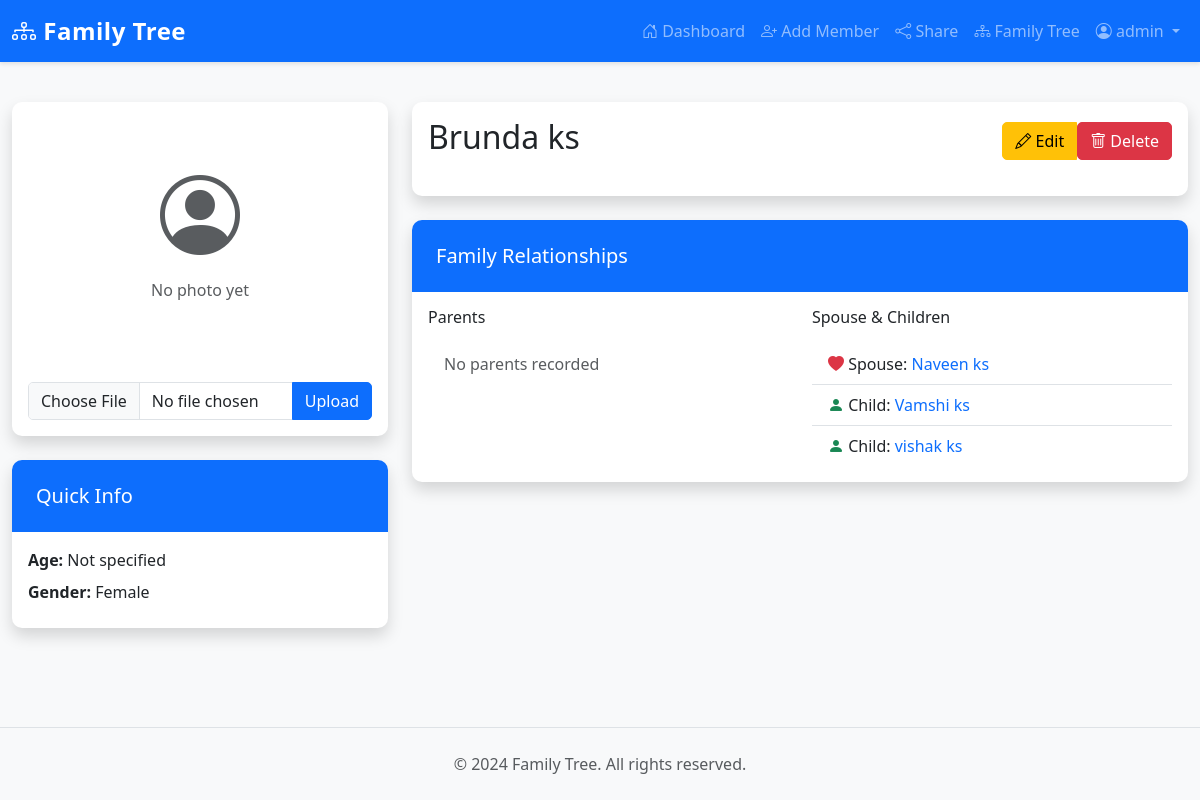
The page /family/6 (signed in) on the database its author committed.
### models/user.py (models this page shows, shortened)
class User(UserMixin, db.Model):
    __tablename__ = 'users'
    id = db.Column(db.Integer, primary_key=True)
    username = db.Column(db.String(80), unique=True, nullable=False, index=True)
    email = db.Column(db.String(120), unique=True, nullable=False, index=True)
    password_hash = db.Column(db.String(255), nullable=False)
    first_name = db.Column(db.String(100))
    last_name = db.Column(db.String(100))
    family_name = db.Column(db.String(100))
    role = db.Column(db.String(20), default='admin', nullable=False)  # CHANGED: 'admin' or 'user' - default is NOW admin
    share_token = db.Column(db.String(64), unique=True, nullable=True)
    created_at = db.Column(db.DateTime, default=datetime.utcnow)
    updated_at = db.Column(db.DateTime, default=datetime.utcnow, onupdate=datetime.utcnow)
    family_members = db.relationship('FamilyMember', backref='user', lazy=True, cascade='all, delete-orphan')
    def is_admin(self):
        return self.role == 'admin'

### models/family.py (models this page shows, shortened)
class FamilyMember(db.Model):
    __tablename__ = 'family_members'
    id = db.Column(db.Integer, primary_key=True)
    user_id = db.Column(db.Integer, db.ForeignKey('users.id'), nullable=False)
    first_name = db.Column(db.String(100), nullable=False)
    last_name = db.Column(db.String(100), nullable=False)
    gender = db.Column(db.String(10), nullable=False)  # Male, Female, Other
    dob = db.Column(db.Date)
    phone = db.Column(db.String(20))
    email = db.Column(db.String(120))
    address = db.Column(db.Text)
    biography = db.Column(db.Text)
    photo = db.Column(db.String(255))  # Store filename
    father_id = db.Column(db.Integer, db.ForeignKey('family_members.id'))
    mother_id = db.Column(db.Integer, db.ForeignKey('family_members.id'))
    spouse_id = db.Column(db.Integer, db.ForeignKey('family_members.id'))
    created_at = db.Column(db.DateTime, default=datetime.utcnow)
    updated_at = db.Column(db.DateTime, default=datetime.utcnow, onupdate=datetime.utcnow)
    father = db.relationship('FamilyMember', remote_side=[id], foreign_keys=[father_id], backref='children_as_father')
    mother = db.relationship('FamilyMember', remote_side=[id], foreign_keys=[mother_id], backref='children_as_mother')
    spouse = db.relationship('FamilyMember', remote_side=[id], foreign_keys=[spouse_id],
                            backref='spouses', uselist=False)
    def get_full_name(self):
        return f"{self.first_name} {self.last_name}"
    def get_age(self):
        if self.dob:
            from datetime import date
            today = date.today()
            age = today.year - self.dob.year - ((today.month, today.day) < (self.dob.month, self.dob.day))
            return age
        return None
    def get_children(self):
        return FamilyMember.query.filter(
            (FamilyMember.father_id == self.id) | (FamilyMember.mother_id == self.id)
        ).all()

### routes/family.py (the view)
@family_bp.route('/<int:member_id>')
@login_required
def view_member(member_id):
    member = FamilyMember.query.get_or_404(member_id)
    if member.user_id != current_user.id:
        flash('You do not have permission to view this member', 'danger')
        return redirect(url_for('dashboard.dashboard'))
    children = member.get_children()
    return render_template('profile.html', member=member, children=children)

### app.py (called while the page is built)
@login_manager.user_loader
def load_user(user_id):
    return db.session.get(User, int(user_id))

@app.context_processor
def inject_user():
    return {'current_user': current_user}

### templates/profile.html (shortened to what this page needs)
{% extends "base.html" %}
{% block content %}
{% if member %}
<div class="row">
    <div class="col-lg-4">
        <div class="card shadow mb-4">
            <div class="card-body text-center">
                {% if member.photo %}
                    <img src="{{ url_for('static', filename='uploads/' + member.photo) }}"
                         alt="{{ member.get_full_name() }}" class="img-fluid rounded" style="max-width: 300px;">
                    <div class="mt-3">
                        <form method="POST" action="{{ url_for('upload.delete_photo', member_id=member.id) }}">
                            <button type="submit" class="btn btn-danger btn-sm">
                                <i class="bi bi-trash"></i> Delete Photo
                            </button>
                        </form>
                    </div>
                {% else %}
                    <div class="text-center py-5">
                        <i class="bi bi-person-circle display-1 text-muted"></i>
                        <p class="text-muted mt-3">No photo yet</p>
                    </div>
                {% endif %}
                {% if member.user_id == current_user.id %}
                    <div class="mt-3">
                        <form method="POST" action="{{ url_for('upload.upload_photo', member_id=member.id) }}"
                              enctype="multipart/form-data">
                            <div class="input-group">
                                <input type="file" class="form-control" name="photo" accept="image/*" required>
                                <button type="submit" class="btn btn-primary">Upload</button>
                            </div>
                        </form>
                    </div>
                {% endif %}
            </div>
        </div>
        <div class="card shadow">
            <div class="card-header bg-primary text-white">
                <h5 class="mb-0">Quick Info</h5>
            </div>
            <div class="card-body">
                <p class="mb-2">
                    <strong>Age:</strong>
                    {% if member.get_age() %}
                        {{ member.get_age() }} years old
                    {% else %}
                        Not specified
                    {% endif %}
                </p>
                <p class="mb-2">
                    <strong>Gender:</strong> {{ member.gender }}
                </p>
            </div>
        </div>
    </div>
    <div class="col-lg-8">
        <div class="card shadow mb-4">
            <div class="card-body">
                <div class="d-flex justify-content-between align-items-center mb-3">
                    <div>
                        <h2>{{ member.get_full_name() }}</h2>
                    </div>
                    {% if member.user_id == current_user.id and current_user.is_admin() %}
                        <div class="btn-group">
                            <a href="{{ url_for('family.edit_member', member_id=member.id) }}"
                               class="btn btn-warning">
                                <i class="bi bi-pencil"></i> Edit
                            </a>
                            <form method="POST" action="{{ url_for('family.delete_member', member_id=member.id) }}"
                                  style="display:inline;" onsubmit="return confirm('Are you sure you want to delete this member?');">
                                <button type="submit" class="btn btn-danger">
                                    <i class="bi bi-trash"></i> Delete
                                </button>
                            </form>
                        </div>
                    {% endif %}
                </div>
            </div>
        </div>
        <div class="card shadow mb-4">
            <div class="card-header bg-primary text-white">
                <h5 class="mb-0">Family Relationships</h5>
            </div>
            <div class="card-body">
                <div class="row">
                    <div class="col-md-6">
                        <h6 class="mb-3">Parents</h6>
                        <ul class="list-group list-group-flush">
                            {% if not member.father and not member.mother %}
                                <li class="list-group-item text-muted">No parents recorded</li>
                            {% endif %}
                        </ul>
                    </div>
                    <div class="col-md-6">
                        <h6 class="mb-3">Spouse & Children</h6>
                        <ul class="list-group list-group-flush">
                            {% if member.spouse %}
                                <li class="list-group-item">
                                    <i class="bi bi-heart-fill text-danger"></i>
                                    Spouse:
                                    <a href="{{ url_for('family.view_member', member_id=member.spouse.id) }}">
                                        {{ member.spouse.get_full_name() }}
                                    </a>
                                </li>
                            {% endif %}
                            {% if children %}
                                {% for child in children %}
                                    <li class="list-group-item">
                                        <i class="bi bi-person-fill text-success"></i>
                                        Child:
                                        <a href="{{ url_for('family.view_member', member_id=child.id) }}">
                                            {{ child.get_full_name() }}
                                        </a>
                                    </li>
                                {% endfor %}
                            {% endif %}
                        </ul>
                    </div>
                </div>
            </div>
        </div>
    </div>
</div>
{% endif %}
{% endblock %}

### templates/base.html (shortened to what this page needs)
<!DOCTYPE html>
<html lang="en">
<head>
    <link href="https://cdn.jsdelivr.net/npm/bootstrap@5.3.0/dist/css/bootstrap.min.css" rel="stylesheet">
    <link rel="stylesheet" href="https://cdn.jsdelivr.net/npm/bootstrap-icons@1.11.0/font/bootstrap-icons.css">
    <link rel="stylesheet" href="{{ url_for('static', filename='css/style.css') }}">
</head>
<body>
    <nav class="navbar navbar-expand-lg navbar-dark bg-primary">
        <div class="container-fluid">
            <a class="navbar-brand" href="{{ url_for('dashboard.index') }}">
                <i class="bi bi-diagram-3"></i> Family Tree
            </a>
            <div class="collapse navbar-collapse" id="navbarNav">
                <ul class="navbar-nav ms-auto">
                    {% if current_user.is_authenticated %}
                        <li class="nav-item">
                            <a class="nav-link" href="{{ url_for('dashboard.dashboard') }}">
                                <i class="bi bi-house-door"></i> Dashboard
                            </a>
                        </li>
                        {% if current_user.is_admin() %}
                            <li class="nav-item">
                                <a class="nav-link" href="{{ url_for('family.add_member') }}">
                                    <i class="bi bi-person-plus"></i> Add Member
                                </a>
                            </li>
                            <li class="nav-item">
                                <a class="nav-link" href="{{ url_for('dashboard.share') }}">
                                    <i class="bi bi-share"></i> Share
                                </a>
                            </li>
                        {% endif %}
                        <li class="nav-item">
                            <a class="nav-link" href="{{ url_for('family.family_tree') }}">
                                <i class="bi bi-diagram-3"></i> Family Tree
                            </a>
                        </li>
                        <li class="nav-item dropdown">
                            <a class="nav-link dropdown-toggle" href="#" id="userDropdown" role="button" data-bs-toggle="dropdown">
                                <i class="bi bi-person-circle"></i> {{ current_user.username }}
                            </a>
                        </li>
                    {% endif %}
                </ul>
            </div>
        </div>
    </nav>
    <main class="container-fluid py-4">
        {% block content %}{% endblock %}
    </main>
    <footer class="bg-light py-4 mt-5">
        <div class="container text-center">
            <p class="text-muted mb-0">&copy; 2024 Family Tree. All rights reserved.</p>
        </div>
    </footer>
</body>
</html>

### static/css/style.css (style rules this page uses)
:root { --primary-color: #0d6efd; --secondary-color: #6c757d; --danger-color: #dc3545; --success-color: #198754; }
body { font-family: 'Segoe UI', Tahoma, Geneva, Verdana, sans-serif; background-color: #f8f9fa; min-height: 100vh; display: flex; flex-direction: column; }
main { flex: 1; }
.navbar { box-shadow: 0 2px 4px rgba(0, 0, 0, 0.1); }
.navbar-brand { font-weight: bold; font-size: 1.5rem; letter-spacing: 0.5px; }
.card { border: none; border-radius: 10px; transition: transform 0.3s, box-shadow 0.3s; }
.card-header { border-radius: 10px 10px 0 0 !important; border: none; padding: 1.5rem; }
.btn { border-radius: 5px; font-weight: 500; transition: all 0.3s; }
.btn-primary { background-color: var(--primary-color); border-color: var(--primary-color); }
.btn-danger { background-color: var(--danger-color); border-color: var(--danger-color); }
.form-control, .form-select { border-radius: 5px; border: 1px solid #dee2e6; transition: border-color 0.3s, box-shadow 0.3s; }
footer { border-top: 1px solid #dee2e6; margin-top: auto; }
* { transition: background-color 0.2s ease, color 0.2s ease; }
a { color: var(--primary-color); text-decoration: none; }
.shadow { box-shadow: 0 4px 6px rgba(0, 0, 0, 0.1); }

### rows shown on the page
User: username "admin"
FamilyMember: gender "Female", get_full_name "Brunda ks"
FamilyMember: spouse.get_full_name "Naveen ks"
FamilyMember: get_full_name "Vamshi ks"
FamilyMember: get_full_name "vishak ks"
